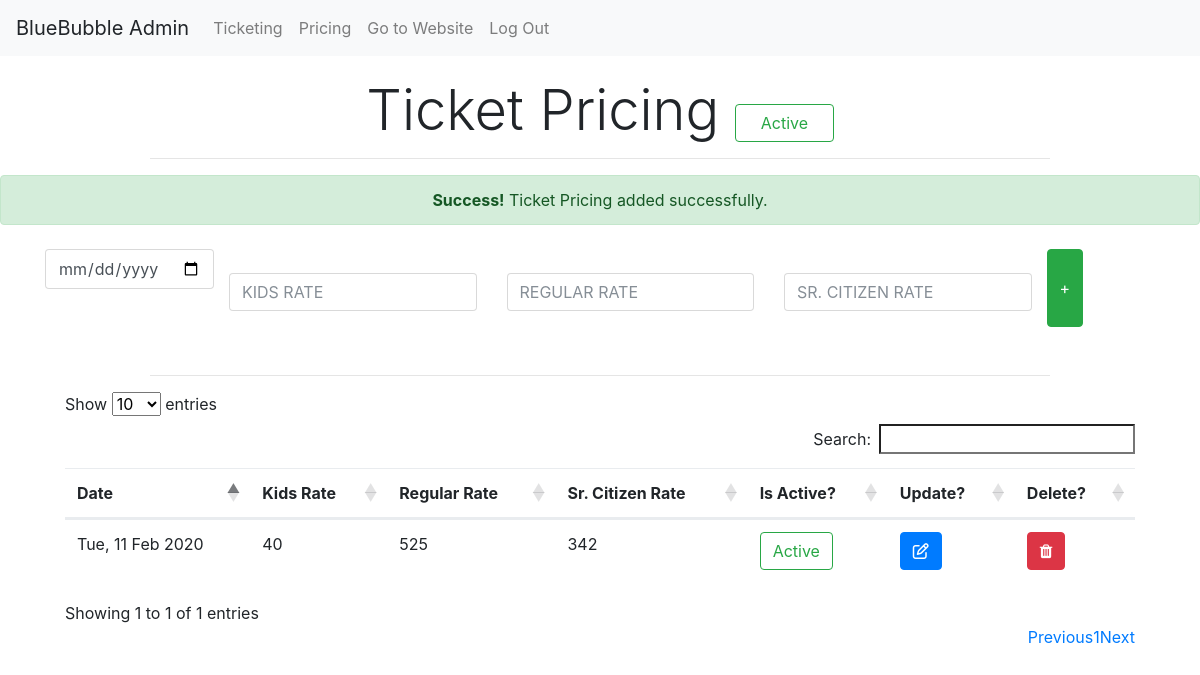
The app's page /admin/pricing.php?msg=success (signed in) with its own data.
### tables this page shows
CREATE TABLE `price` (
  `id` int(5) NOT NULL,
  `date` date NOT NULL,
  `kids_rate` int(5) NOT NULL DEFAULT '0',
  `regular_rate` int(5) NOT NULL DEFAULT '0',
  `srcitizen_rate` int(5) NOT NULL DEFAULT '0',
  `is_active` tinyint(1) NOT NULL DEFAULT '1'
);

### admin/pricing.php (the view, shortened to what this page needs)
<!DOCTYPE html>
<html lang="en">
<head>
	<link rel="stylesheet" type="text/css" href="../vendor/bootstrap/css/bootstrap.min.css">
	<link rel="stylesheet" type="text/css" href="../fonts/font-awesome-4.7.0/css/font-awesome.min.css">
    <link rel="stylesheet" href="https://cdn.datatables.net/responsive/2.2.3/css/responsive.bootstrap4.min.css">
	<link rel="stylesheet" href="https://cdn.datatables.net/1.10.19/css/dataTables.bootstrap4.min.css">
    <link rel="stylesheet" href="https://cdn.datatables.net/responsive/2.2.3/css/responsive.bootstrap4.min.css">
    <link rel="stylesheet" href="https://stackpath.bootstrapcdn.com/font-awesome/4.7.0/css/font-awesome.min.css">
</head>
<body>
<main>
    <?php include("admin_header.php"); ?>
    <form action="change_booking_st.php" method="POST">
    <h3 class="display-4 m-2 text-center mt-4">Ticket Pricing
        <a href="change_ticket_config.php" class="justify-content-center mx-auto">
        <?php
            include("db_connect.php");
            $q= $pdo->query("SELECT `value1` FROM `config` WHERE `key1`='booking_st'");
            $ticketing_status = $q->fetchColumn();
        ?>
                <?php
                if($ticketing_status==0)
                    echo '<button class="btn col-1 btn-large btn-danger mx-auto mt-3" type="submit">Inactive</button>';
                else {
                    echo '<button class="btn col-1 btn-large btn-outline-success mx-auto mt-3" type="submit">Active</button>';
                }
                ?>
        </a>
    </h3>
    </form>
    <hr class="text-left w-75">
    <div id="notification">
        <?php
            if(isset($_GET['msg']))
            {
                if($_GET['msg']=="success")
                {
                    echo '<div class="alert alert-success text-center">
                    <strong>Success!</strong> Ticket Pricing added successfully.
                    </div>';
                }
            }
        ?>
    </div>
    <div class="container justify-content-center">
        <form class="container site-section mt-4 mb-5" method="post" action="add_pricing_db.php">
            <div class="row">
                <div class="form-group">
                    <div class='input-group date' id='datetimepicker1'>
                        <input type='date' class="form-control" name="date" />
                    </div>
                </div>
                <div class="form-group col-md-3">
                    <label for="kids_rate"></label><br>
                    <input type="number" class="form-control" id="kids_rate" placeholder="KIDS RATE" name="kids_rate" required>
                </div>
                <div class="form-group col-md-3">
                    <label for="regular_rate"></label><br>
                    <input type="number" class="form-control" id="regular_rate" placeholder="REGULAR RATE" name="regular_rate" required>
                </div>
                <div class="form-group col-md-3">
                    <label for="srcitizen_rate"></label><br>
                    <input type="number" class="form-control" id="srcitizen_rate" placeholder="SR. CITIZEN RATE" name="srcitizen_rate" required>
                </div>
                <button type="submit" class="btn btn-success" value="+">+</button>
            </div>
        </form>
    </div>
    <hr class="text-left w-75">
    <div class="container col-md-11 justify-content-center">
        <table id="pricing" class="table table-hover table-responsive dt-responsive" style="width:100%;">
            <thead>
                <tr>
                    <th scope="col">Date</th>
                    <th scope="col">Kids Rate</th>
                    <th scope="col">Regular Rate</th>
                    <th scope="col">Sr. Citizen Rate</th>
                    <th scope="col">Is Active?</th>
                    <th scope="col">Update?</th>
                    <th scope="col">Delete?</th>
                </tr>
            </thead>
            <tbody>
                <?php
                include("db_connect.php");
                $sql = "SELECT * FROM price ORDER BY date DESC";
                $list = $pdo->query($sql)->fetchAll();
                foreach($list as $row){
                ?>
                <tr>
                    <td><?php echo date("D, d M  Y", strtotime($row['date'])); ?></td>
                    <td><?php echo $row['kids_rate']; ?></td>
                    <td><?php echo $row['regular_rate']; ?></td>
                    <td><?php echo $row['srcitizen_rate']; ?></td>
                    <td>
                        <form action="change_active.php" method="POST">
                            <?php if ($row['is_active']==1) echo
                            '<input type="submit" class="btn btn-outline-success"  value="Active">';
                            else echo
                            '<input type="submit" class="btn btn-outline-danger" value="Inactive">';
                            ?>
                        </form>
                    </td>
                    <td>
                        <?php echo
                        '<form method="post" action="update_pricing.php">
                            <input type="hidden" name="date" value="'.$row['date'].'">
                            <input type="hidden" name="kids_rate" value="'.$row['kids_rate'].'">
                            <input type="hidden" name="regular_rate" value="'.$row['regular_rate'].'">
                            <input type="hidden" name="srcitizen_rate" value="'.$row['srcitizen_rate'].'">
                            <input type="hidden" name="id" value="'.$row['id'].'">
                            <button class="btn btn-primary" type="submit"><i class="fa fa-edit"></i></button>
                        </form>';
                        ?>
                    </td>
                    <td>
                        <?php echo
                        '<form method="post" action="del_pricing.php">
                            <input type="hidden" name="id" value="'.$row['id'].'">
                            <button class="btn btn-danger" type="submit"><i class="fa fa-trash"></i></button>
                        </form>';
                        ?>
                    </td>
                </tr>
                <?php
                }
                ?>
            </tbody>
        </table>
    </div>
</main>
</body>
</html>

### records on screen
price: date "Tue, 11 Feb 2020", kids_rate "40", regular_rate "525", srcitizen_rate "342"
